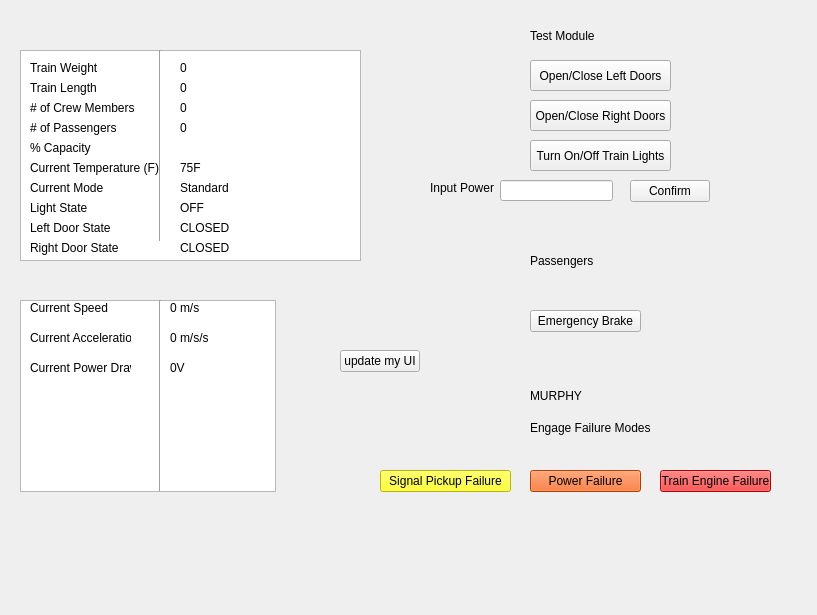
<?xml version="1.0" encoding="UTF-8"?>
<ui version="4.0">
 <class>TrainModelUI</class>
 <widget class="QWidget" name="TrainModelUI">
  <property name="geometry">
   <rect>
    <x>0</x>
    <y>0</y>
    <width>817</width>
    <height>615</height>
   </rect>
  </property>
  <property name="windowTitle">
   <string>Form</string>
  </property>
  <widget class="QLabel" name="percentCapacityValue">
   <property name="geometry">
    <rect>
     <x>180</x>
     <y>140</y>
     <width>71</width>
     <height>16</height>
    </rect>
   </property>
   <property name="text">
    <string>0</string>
   </property>
  </widget>
  <widget class="QListView" name="listView">
   <property name="geometry">
    <rect>
     <x>20</x>
     <y>50</y>
     <width>341</width>
     <height>211</height>
    </rect>
   </property>
  </widget>
  <widget class="QLabel" name="crewMembers">
   <property name="geometry">
    <rect>
     <x>30</x>
     <y>100</y>
     <width>111</width>
     <height>16</height>
    </rect>
   </property>
   <property name="text">
    <string># of Crew Members</string>
   </property>
  </widget>
  <widget class="QLabel" name="lightStateLabel">
   <property name="geometry">
    <rect>
     <x>30</x>
     <y>200</y>
     <width>71</width>
     <height>16</height>
    </rect>
   </property>
   <property name="text">
    <string>Light State</string>
   </property>
  </widget>
  <widget class="QPushButton" name="toggleDoorLeft">
   <property name="geometry">
    <rect>
     <x>530</x>
     <y>60</y>
     <width>141</width>
     <height>31</height>
    </rect>
   </property>
   <property name="text">
    <string>Open/Close Left Doors</string>
   </property>
  </widget>
  <widget class="QLabel" name="murphy_label">
   <property name="geometry">
    <rect>
     <x>530</x>
     <y>380</y>
     <width>131</width>
     <height>31</height>
    </rect>
   </property>
   <property name="styleSheet">
    <string notr="true">font: 18pt &quot;Kristen ITC&quot;;</string>
   </property>
   <property name="text">
    <string>MURPHY</string>
   </property>
  </widget>
  <widget class="QPushButton" name="toggleLights">
   <property name="geometry">
    <rect>
     <x>530</x>
     <y>140</y>
     <width>141</width>
     <height>31</height>
    </rect>
   </property>
   <property name="text">
    <string>Turn On/Off Train Lights</string>
   </property>
  </widget>
  <widget class="QPushButton" name="inputPowerConfirm">
   <property name="geometry">
    <rect>
     <x>630</x>
     <y>180</y>
     <width>80</width>
     <height>22</height>
    </rect>
   </property>
   <property name="text">
    <string>Confirm</string>
   </property>
  </widget>
  <widget class="QPushButton" name="pushButton_2">
   <property name="geometry">
    <rect>
     <x>380</x>
     <y>470</y>
     <width>131</width>
     <height>22</height>
    </rect>
   </property>
   <property name="styleSheet">
    <string notr="true">background-color: rgb(255, 255, 0)</string>
   </property>
   <property name="text">
    <string>Signal Pickup Failure</string>
   </property>
  </widget>
  <widget class="QLabel" name="currentMode">
   <property name="geometry">
    <rect>
     <x>30</x>
     <y>180</y>
     <width>81</width>
     <height>16</height>
    </rect>
   </property>
   <property name="text">
    <string>Current Mode</string>
   </property>
  </widget>
  <widget class="QLabel" name="rightDoorStateValue">
   <property name="geometry">
    <rect>
     <x>180</x>
     <y>240</y>
     <width>71</width>
     <height>16</height>
    </rect>
   </property>
   <property name="text">
    <string>CLOSED</string>
   </property>
  </widget>
  <widget class="QLabel" name="trainWeightV">
   <property name="geometry">
    <rect>
     <x>180</x>
     <y>60</y>
     <width>71</width>
     <height>16</height>
    </rect>
   </property>
   <property name="text">
    <string>0</string>
   </property>
  </widget>
  <widget class="QPushButton" name="pushButton_3">
   <property name="geometry">
    <rect>
     <x>530</x>
     <y>470</y>
     <width>111</width>
     <height>22</height>
    </rect>
   </property>
   <property name="styleSheet">
    <string notr="true">background-color: rgb(255, 85, 0)</string>
   </property>
   <property name="text">
    <string>Power Failure</string>
   </property>
  </widget>
  <widget class="QPushButton" name="emergencyBrake">
   <property name="geometry">
    <rect>
     <x>530</x>
     <y>310</y>
     <width>111</width>
     <height>22</height>
    </rect>
   </property>
   <property name="text">
    <string>Emergency Brake</string>
   </property>
  </widget>
  <widget class="QTableWidget" name="tableWidget">
   <property name="geometry">
    <rect>
     <x>20</x>
     <y>300</y>
     <width>256</width>
     <height>192</height>
    </rect>
   </property>
  </widget>
  <widget class="QLabel" name="currentModeValue">
   <property name="geometry">
    <rect>
     <x>180</x>
     <y>180</y>
     <width>171</width>
     <height>16</height>
    </rect>
   </property>
   <property name="text">
    <string>Standard</string>
   </property>
  </widget>
  <widget class="QLabel" name="passengersOnTrain">
   <property name="geometry">
    <rect>
     <x>30</x>
     <y>120</y>
     <width>91</width>
     <height>16</height>
    </rect>
   </property>
   <property name="text">
    <string># of Passengers</string>
   </property>
  </widget>
  <widget class="QLabel" name="trainLengthValue">
   <property name="geometry">
    <rect>
     <x>180</x>
     <y>80</y>
     <width>71</width>
     <height>16</height>
    </rect>
   </property>
   <property name="text">
    <string>0</string>
   </property>
  </widget>
  <widget class="QLabel" name="currentAccelerationLabel">
   <property name="geometry">
    <rect>
     <x>30</x>
     <y>330</y>
     <width>101</width>
     <height>16</height>
    </rect>
   </property>
   <property name="text">
    <string>Current Acceleration</string>
   </property>
  </widget>
  <widget class="QLabel" name="currentTempValue">
   <property name="geometry">
    <rect>
     <x>180</x>
     <y>160</y>
     <width>51</width>
     <height>16</height>
    </rect>
   </property>
   <property name="text">
    <string>75F</string>
   </property>
  </widget>
  <widget class="QLabel" name="currentVelocityLabel">
   <property name="geometry">
    <rect>
     <x>430</x>
     <y>180</y>
     <width>81</width>
     <height>16</height>
    </rect>
   </property>
   <property name="text">
    <string>Input Power</string>
   </property>
  </widget>
  <widget class="QPushButton" name="toggleDoorRight">
   <property name="geometry">
    <rect>
     <x>530</x>
     <y>100</y>
     <width>141</width>
     <height>31</height>
    </rect>
   </property>
   <property name="text">
    <string>Open/Close Right Doors</string>
   </property>
  </widget>
  <widget class="QLabel" name="trainWeightButton">
   <property name="geometry">
    <rect>
     <x>30</x>
     <y>60</y>
     <width>71</width>
     <height>16</height>
    </rect>
   </property>
   <property name="text">
    <string>Train Weight</string>
   </property>
  </widget>
  <widget class="QLabel" name="test_module_label">
   <property name="geometry">
    <rect>
     <x>530</x>
     <y>20</y>
     <width>141</width>
     <height>31</height>
    </rect>
   </property>
   <property name="styleSheet">
    <string notr="true">font: 18pt &quot;Nirmala UI&quot;;</string>
   </property>
   <property name="text">
    <string>Test Module</string>
   </property>
  </widget>
  <widget class="QPushButton" name="pushButton">
   <property name="geometry">
    <rect>
     <x>340</x>
     <y>350</y>
     <width>80</width>
     <height>22</height>
    </rect>
   </property>
   <property name="text">
    <string>update my UI</string>
   </property>
  </widget>
  <widget class="QLabel" name="currentTemp">
   <property name="geometry">
    <rect>
     <x>30</x>
     <y>160</y>
     <width>131</width>
     <height>16</height>
    </rect>
   </property>
   <property name="text">
    <string>Current Temperature (F)</string>
   </property>
  </widget>
  <widget class="QLabel" name="trainLengthButton">
   <property name="geometry">
    <rect>
     <x>30</x>
     <y>80</y>
     <width>71</width>
     <height>16</height>
    </rect>
   </property>
   <property name="text">
    <string>Train Length</string>
   </property>
  </widget>
  <widget class="QLabel" name="currentSpeedValue">
   <property name="geometry">
    <rect>
     <x>170</x>
     <y>300</y>
     <width>81</width>
     <height>16</height>
    </rect>
   </property>
   <property name="text">
    <string>0 m/s</string>
   </property>
  </widget>
  <widget class="Line" name="line_2">
   <property name="geometry">
    <rect>
     <x>150</x>
     <y>300</y>
     <width>21</width>
     <height>191</height>
    </rect>
   </property>
   <property name="orientation">
    <enum>Qt::Vertical</enum>
   </property>
  </widget>
  <widget class="QLabel" name="lightStateValue">
   <property name="geometry">
    <rect>
     <x>180</x>
     <y>200</y>
     <width>71</width>
     <height>16</height>
    </rect>
   </property>
   <property name="text">
    <string>OFF</string>
   </property>
  </widget>
  <widget class="QLabel" name="percentCapacity">
   <property name="geometry">
    <rect>
     <x>30</x>
     <y>140</y>
     <width>71</width>
     <height>16</height>
    </rect>
   </property>
   <property name="text">
    <string>% Capacity</string>
   </property>
  </widget>
  <widget class="QLabel" name="crewMembersValue">
   <property name="geometry">
    <rect>
     <x>180</x>
     <y>100</y>
     <width>81</width>
     <height>16</height>
    </rect>
   </property>
   <property name="text">
    <string>0</string>
   </property>
  </widget>
  <widget class="Line" name="line">
   <property name="geometry">
    <rect>
     <x>150</x>
     <y>50</y>
     <width>21</width>
     <height>191</height>
    </rect>
   </property>
   <property name="orientation">
    <enum>Qt::Vertical</enum>
   </property>
  </widget>
  <widget class="QLineEdit" name="inputPowerResult">
   <property name="geometry">
    <rect>
     <x>500</x>
     <y>180</y>
     <width>113</width>
     <height>21</height>
    </rect>
   </property>
  </widget>
  <widget class="QPushButton" name="pushButton_4">
   <property name="geometry">
    <rect>
     <x>660</x>
     <y>470</y>
     <width>111</width>
     <height>22</height>
    </rect>
   </property>
   <property name="styleSheet">
    <string notr="true">background-color: rgb(255, 0, 0)</string>
   </property>
   <property name="text">
    <string>Train Engine Failure</string>
   </property>
  </widget>
  <widget class="QLabel" name="passengersOnTrainValue">
   <property name="geometry">
    <rect>
     <x>180</x>
     <y>120</y>
     <width>81</width>
     <height>16</height>
    </rect>
   </property>
   <property name="text">
    <string>0</string>
   </property>
  </widget>
  <widget class="QLabel" name="label_2">
   <property name="geometry">
    <rect>
     <x>530</x>
     <y>420</y>
     <width>141</width>
     <height>16</height>
    </rect>
   </property>
   <property name="text">
    <string>Engage Failure Modes</string>
   </property>
  </widget>
  <widget class="QLabel" name="passenger_label">
   <property name="geometry">
    <rect>
     <x>530</x>
     <y>240</y>
     <width>141</width>
     <height>41</height>
    </rect>
   </property>
   <property name="styleSheet">
    <string notr="true">font: 18pt &quot;MS Gothic&quot;;</string>
   </property>
   <property name="text">
    <string>Passengers</string>
   </property>
  </widget>
  <widget class="QLabel" name="rightDoorStateLabel">
   <property name="geometry">
    <rect>
     <x>30</x>
     <y>240</y>
     <width>101</width>
     <height>16</height>
    </rect>
   </property>
   <property name="text">
    <string>Right Door State</string>
   </property>
  </widget>
  <widget class="QLabel" name="leftDoorStateLabel">
   <property name="geometry">
    <rect>
     <x>30</x>
     <y>220</y>
     <width>91</width>
     <height>16</height>
    </rect>
   </property>
   <property name="text">
    <string>Left Door State</string>
   </property>
  </widget>
  <widget class="QLabel" name="leftDoorStateValue">
   <property name="geometry">
    <rect>
     <x>180</x>
     <y>220</y>
     <width>71</width>
     <height>16</height>
    </rect>
   </property>
   <property name="text">
    <string>CLOSED</string>
   </property>
  </widget>
  <widget class="QLabel" name="currentSpeedLabel">
   <property name="geometry">
    <rect>
     <x>30</x>
     <y>300</y>
     <width>81</width>
     <height>16</height>
    </rect>
   </property>
   <property name="text">
    <string>Current Speed</string>
   </property>
  </widget>
  <widget class="QLabel" name="currentPowerLabel">
   <property name="geometry">
    <rect>
     <x>30</x>
     <y>360</y>
     <width>101</width>
     <height>16</height>
    </rect>
   </property>
   <property name="text">
    <string>Current Power Draw</string>
   </property>
  </widget>
  <widget class="QLabel" name="currentAccelerationValue">
   <property name="geometry">
    <rect>
     <x>170</x>
     <y>330</y>
     <width>101</width>
     <height>16</height>
    </rect>
   </property>
   <property name="text">
    <string>0 m/s/s</string>
   </property>
  </widget>
  <widget class="QLabel" name="currentPowerValue">
   <property name="geometry">
    <rect>
     <x>170</x>
     <y>360</y>
     <width>101</width>
     <height>16</height>
    </rect>
   </property>
   <property name="text">
    <string>0V</string>
   </property>
  </widget>
 </widget>
 <resources/>
 <connections/>
</ui>
